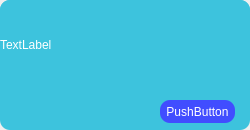
<?xml version="1.0" encoding="UTF-8"?>
<ui version="4.0">
 <class>Form</class>
 <widget class="QWidget" name="Form">
  <property name="geometry">
   <rect>
    <x>0</x>
    <y>0</y>
    <width>250</width>
    <height>130</height>
   </rect>
  </property>
  <property name="windowTitle">
   <string>Form</string>
  </property>
  <widget class="QWidget" name="widget" native="true">
   <property name="geometry">
    <rect>
     <x>0</x>
     <y>0</y>
     <width>250</width>
     <height>130</height>
    </rect>
   </property>
   <property name="styleSheet">
    <string notr="true">background-color:rgb(61, 195, 221);
color:rgb(255, 255, 255);
border-radius:10px;</string>
   </property>
   <widget class="QPushButton" name="pushButton">
    <property name="geometry">
     <rect>
      <x>160</x>
      <y>100</y>
      <width>75</width>
      <height>23</height>
     </rect>
    </property>
    <property name="styleSheet">
     <string notr="true">background-color:rgb(65, 77, 255);
color:rgb(255, 255, 255);
</string>
    </property>
    <property name="text">
     <string>PushButton</string>
    </property>
   </widget>
   <widget class="QLabel" name="label">
    <property name="geometry">
     <rect>
      <x>0</x>
      <y>0</y>
      <width>250</width>
      <height>90</height>
     </rect>
    </property>
    <property name="text">
     <string>TextLabel</string>
    </property>
   </widget>
  </widget>
 </widget>
 <resources/>
 <connections/>
</ui>
